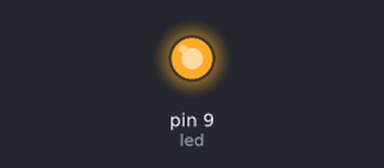
Bench run of a sketch on a simulated Arduino Uno, built with avr-gcc and run on an emulated ATmega328P. Parts: output pins drawn as LEDs (lit = HIGH).

Above: at 0.5 s.
At 5.0 s:
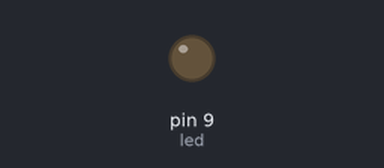
Timing chart, 0 to 6.9 s (numbered marks = the images above):
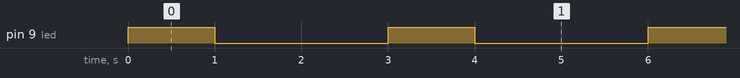

Measured:
- by itself, pin 9 (led): alternates HIGH for 1.0 s and LOW for 2.0 s

The sketch:

Test2.ino
```cpp
/* This was our first truly successful test of the Arduino, where we got the light to turn on for one second, then off for two (on loop)*/


int led = 9;           // the PWM pin the LED is attached to
int brightness = 255;
// int posneg = -1;
  // how bright the LED is initially
// int fadeAmount = 5;    // how many points to fade the LED by

void setup() {
    // declare pin 9 to be an output:
     pinMode(led, OUTPUT);
}


// the loop routine runs over and over again forever:
void loop() {
  // set the brightness of pin 9:
  brightness = 255;
  analogWrite(led, brightness);
  delay(1000);
  brightness = 0;
  analogWrite(led, brightness);
  delay (2000);

}


  // reverse the direction of the fading at the ends of the fade:
//   if (brightness <= 0 || brightness >= (2pi)) {
//     fadeAmount = -fadeAmount;
//   }
```
